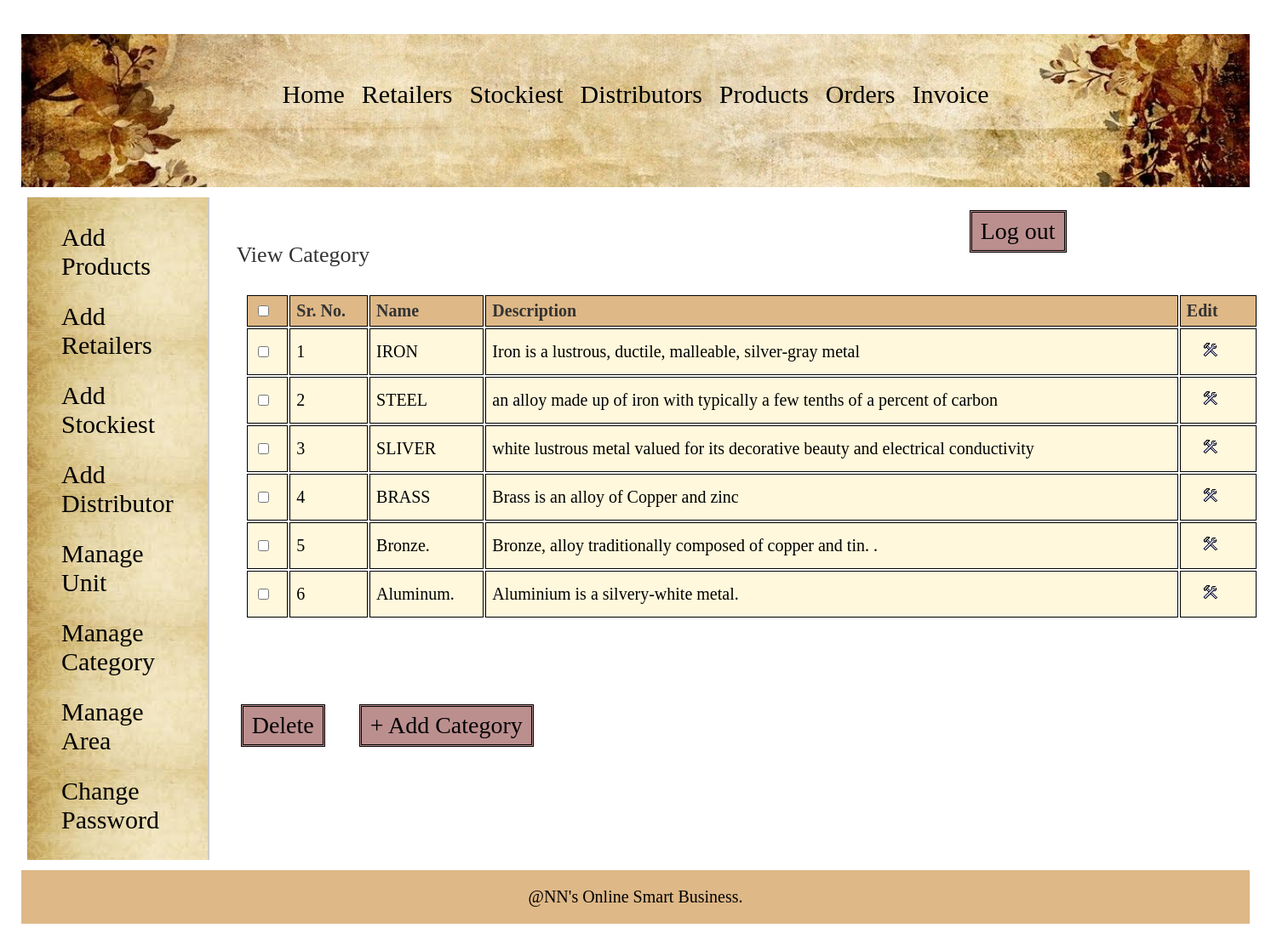
The app's page /admin/view_category.php (signed in) with its own data.
### tables this page shows
CREATE TABLE `categories` (
  `cat_id` int(11) NOT NULL,
  `cat_name` varchar(25) NOT NULL,
  `cat_details` text DEFAULT NULL
);

### admin/view_category.php (the view, shortened to what this page needs)
<?php
	include("../includes/config.php");
include("translate.php");
	if(isset($_SESSION['admin_login'])) {
		if($_SESSION['admin_login'] == true) {
			$query_selectCategory = "SELECT * FROM categories";
			$result_selectCategory = mysqli_query($con,$query_selectCategory);
		}
		else {
			header('Location:../index.php');
		}
	}
	else {
		header('Location:../index.php');
	}
?>
<!DOCTYPE html>
<html>
<head>
	<link rel="stylesheet" href="../includes/main_style.css" >
</head>
<body>
	<?php
		include("../includes/nav_admin.inc.php");
		include("../includes/aside_admin.inc.php");
	?>
	<section>
		<h1>View Category</h1>
		<form action="" method="POST" class="form">
		<table class="table_displayData">
			<tr>
				<th> <input type="checkbox" onClick="toggle(this)" /> </th>
				<th>Sr. No.</th>
				<th>Name</th>
				<th>Description</th>
				<th> Edit </th>
			</tr>
			<?php $i=1; while($row_selectCategory = mysqli_fetch_array($result_selectCategory)) { ?>
			<tr>
				<td> <input type="checkbox" name="chkId[]" value="<?php echo $row_selectCategory['cat_id']; ?>" /> </td>
				<td> <?php echo $i; ?> </td>
				<td> <?php echo $row_selectCategory['cat_name']; ?> </td>
				<td> <?php echo $row_selectCategory['cat_details']; ?> </td>
				<td> <a href="edit_category.php?id=<?php echo $row_selectCategory['cat_id']; ?>"><img src="../images/edit.png" alt="edit" /></a> </td>
			</tr>
			<?php $i++; } ?>
		</table>
		<input type="submit" value="Delete" class="submit_button"/>
		<a href="add_category.php"><input type="button" value="+ Add Category" class="submit_button"/></a>
		</form>
	</section>
	<?php
		include("../includes/footer.inc.php");
	?>
</body>
</html>

### includes/main_style.css (style rules this page uses)
* { font-family: Georgia, serif; margin:5px; padding:5px; }
a { text-decoration:none; }
.submit_button { font-size:28px; margin-top:90px; margin-right:20px; padding:6px 10px; background-color: #BC8F8F; border:double; color:black; }
section { width:1000px; padding:10px; padding-bottom:40px; }
section h1 { margin-bottom:10px; font-weight:normal; color:#333; font-size: 26px; }
table { border-collapse: separate; width:125%; }
.table_displayData td, .table_displayData th { border:1.5px solid black; padding: 6px 7px; text-align: left; background-color: #FFF8DC; }
.table_displayData th { background-color: #DEB887; color:#333; }

### includes/nav_admin.inc.php (style rules this page uses)
body { font-family: Arial, Helvetica, sans-serif; }
* { box-sizing: border-box; }

### records on screen
categories: cat_name "IRON", cat_details "Iron is a lustrous, ductile, malleable, silver-gray metal"
categories: cat_name "STEEL", cat_details "an alloy made up of iron with typically a few tenths of a percent of carbon"
categories: cat_name "SLIVER", cat_details "white lustrous metal valued for its decorative beauty and electrical conductivity"
categories: cat_name "BRASS", cat_details "Brass is an alloy of Copper and zinc"
categories: cat_name "Bronze.", cat_details "Bronze, alloy traditionally composed of copper and tin. ."
categories: cat_name "Aluminum.", cat_details "Aluminium is a silvery-white metal."
